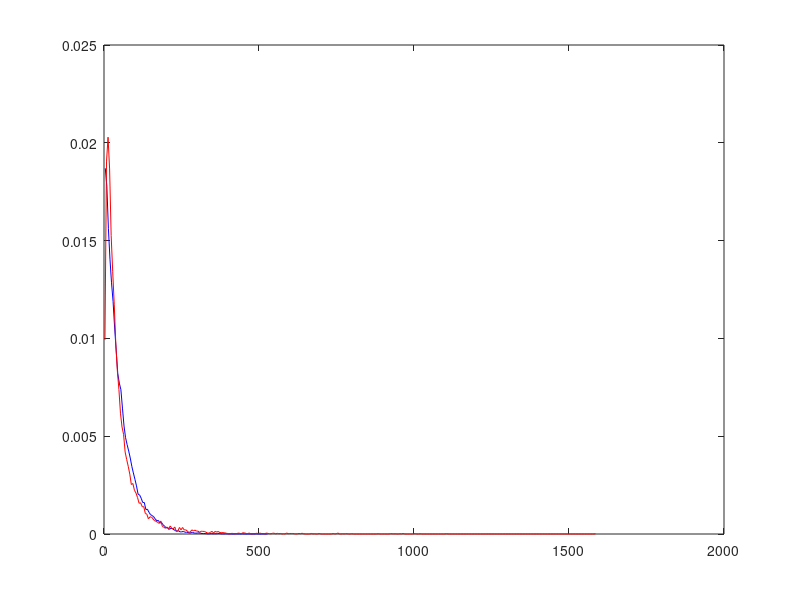

Recreate this plot in MATLAB.
n = 50000;
g = 0.9;

x = [];

for i=1:n
    k = 0;
    while unifrnd(0,1) < g        
        k = k + 1;       
    end
    
    b = 0;
    for j = 1:k
        b = b + 1.6 + gamrnd(1.6,2.2);
    end
    
    if b ~= 0
        x = [x, b];
    end
end

binWidth = 5;
noBins = floor(max(x)-min(x))/binWidth;
[f_temp, bincenters] = hist(x,noBins); f_temp = f_temp/length(x);
frequency = f_temp / (bincenters(2)-bincenters(1));

plot(bincenters,frequency,'b');
hold on;
mu = mean(log(x));
sigma = std(log(x));

y = lognrnd(mu,sigma,15000,1);

binWidth = 5;
noBins = floor(max(y)-min(y))/binWidth;
[f_temp, bincenters] = hist(y,noBins); f_temp = f_temp/length(y);
frequency = f_temp / (bincenters(2)-bincenters(1));

plot(bincenters,frequency,'r');